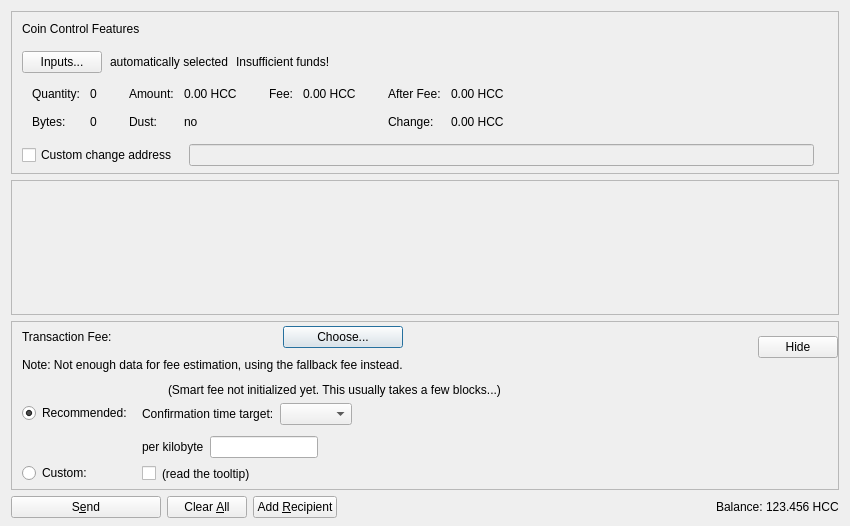
<?xml version="1.0" encoding="UTF-8"?>
<ui version="4.0">
 <class>SendCoinsDialog</class>
 <widget class="QDialog" name="SendCoinsDialog">
  <property name="geometry">
   <rect>
    <x>0</x>
    <y>0</y>
    <width>850</width>
    <height>526</height>
   </rect>
  </property>
  <property name="windowTitle">
   <string>Send Coins</string>
  </property>
  <layout class="QVBoxLayout" name="verticalLayout" stretch="0,1,0,0">
   <property name="bottomMargin">
    <number>8</number>
   </property>
   <item>
    <widget class="QFrame" name="frameCoinControl">
     <property name="sizePolicy">
      <sizepolicy hsizetype="Expanding" vsizetype="Expanding">
       <horstretch>0</horstretch>
       <verstretch>0</verstretch>
      </sizepolicy>
     </property>
     <property name="maximumSize">
      <size>
       <width>16777215</width>
       <height>16777215</height>
      </size>
     </property>
     <property name="frameShape">
      <enum>QFrame::StyledPanel</enum>
     </property>
     <property name="frameShadow">
      <enum>QFrame::Sunken</enum>
     </property>
     <layout class="QVBoxLayout" name="verticalLayoutCoinControl2">
      <property name="spacing">
       <number>0</number>
      </property>
      <property name="leftMargin">
       <number>0</number>
      </property>
      <property name="topMargin">
       <number>0</number>
      </property>
      <property name="rightMargin">
       <number>0</number>
      </property>
      <property name="bottomMargin">
       <number>6</number>
      </property>
      <item>
       <layout class="QVBoxLayout" name="verticalLayoutCoinControl" stretch="0,0,0,0,1">
        <property name="spacing">
         <number>0</number>
        </property>
        <property name="leftMargin">
         <number>10</number>
        </property>
        <property name="topMargin">
         <number>10</number>
        </property>
        <item>
         <layout class="QHBoxLayout" name="horizontalLayoutCoinControl1">
          <property name="bottomMargin">
           <number>15</number>
          </property>
          <item>
           <widget class="QLabel" name="labelCoinControlFeatures">
            <property name="sizePolicy">
             <sizepolicy hsizetype="Preferred" vsizetype="Maximum">
              <horstretch>0</horstretch>
              <verstretch>0</verstretch>
             </sizepolicy>
            </property>
            <property name="text">
             <string>Coin Control Features</string>
            </property>
           </widget>
          </item>
         </layout>
        </item>
        <item>
         <layout class="QHBoxLayout" name="horizontalLayoutCoinControl2" stretch="0,0,0,0">
          <property name="spacing">
           <number>8</number>
          </property>
          <property name="bottomMargin">
           <number>10</number>
          </property>
          <item>
           <widget class="QPushButton" name="pushButtonCoinControl">
            <property name="styleSheet">
             <string notr="true"/>
            </property>
            <property name="text">
             <string>Inputs...</string>
            </property>
            <property name="autoDefault">
             <bool>false</bool>
            </property>
           </widget>
          </item>
          <item>
           <widget class="QLabel" name="labelCoinControlAutomaticallySelected">
            <property name="text">
             <string>automatically selected</string>
            </property>
            <property name="margin">
             <number>5</number>
            </property>
           </widget>
          </item>
          <item>
           <widget class="QLabel" name="labelCoinControlInsuffFunds">
            <property name="text">
             <string>Insufficient funds!</string>
            </property>
            <property name="margin">
             <number>5</number>
            </property>
           </widget>
          </item>
          <item>
           <spacer name="horizontalSpacerCoinControl">
            <property name="orientation">
             <enum>Qt::Horizontal</enum>
            </property>
            <property name="sizeHint" stdset="0">
             <size>
              <width>40</width>
              <height>1</height>
             </size>
            </property>
           </spacer>
          </item>
         </layout>
        </item>
        <item>
         <widget class="QWidget" name="widgetCoinControl" native="true">
          <property name="sizePolicy">
           <sizepolicy hsizetype="Preferred" vsizetype="Preferred">
            <horstretch>0</horstretch>
            <verstretch>0</verstretch>
           </sizepolicy>
          </property>
          <property name="minimumSize">
           <size>
            <width>0</width>
            <height>0</height>
           </size>
          </property>
          <property name="styleSheet">
           <string notr="true"/>
          </property>
          <layout class="QHBoxLayout" name="horizontalLayoutCoinControl5">
           <property name="leftMargin">
            <number>0</number>
           </property>
           <property name="topMargin">
            <number>0</number>
           </property>
           <property name="rightMargin">
            <number>0</number>
           </property>
           <property name="bottomMargin">
            <number>0</number>
           </property>
           <item>
            <layout class="QHBoxLayout" name="horizontalLayoutCoinControl3" stretch="0,0,0,1">
             <property name="spacing">
              <number>20</number>
             </property>
             <property name="topMargin">
              <number>0</number>
             </property>
             <property name="bottomMargin">
              <number>10</number>
             </property>
             <item>
              <layout class="QFormLayout" name="formLayoutCoinControl1">
               <property name="horizontalSpacing">
                <number>10</number>
               </property>
               <property name="verticalSpacing">
                <number>14</number>
               </property>
               <property name="leftMargin">
                <number>10</number>
               </property>
               <property name="topMargin">
                <number>4</number>
               </property>
               <property name="rightMargin">
                <number>6</number>
               </property>
               <item row="0" column="0">
                <widget class="QLabel" name="labelCoinControlQuantityText">
                 <property name="text">
                  <string>Quantity:</string>
                 </property>
                 <property name="margin">
                  <number>0</number>
                 </property>
                </widget>
               </item>
               <item row="0" column="1">
                <widget class="QLabel" name="labelCoinControlQuantity">
                 <property name="cursor">
                  <cursorShape>IBeamCursor</cursorShape>
                 </property>
                 <property name="contextMenuPolicy">
                  <enum>Qt::ActionsContextMenu</enum>
                 </property>
                 <property name="text">
                  <string notr="true">0</string>
                 </property>
                 <property name="margin">
                  <number>0</number>
                 </property>
                 <property name="textInteractionFlags">
                  <set>Qt::LinksAccessibleByMouse|Qt::TextSelectableByKeyboard|Qt::TextSelectableByMouse</set>
                 </property>
                </widget>
               </item>
               <item row="1" column="0">
                <widget class="QLabel" name="labelCoinControlBytesText">
                 <property name="text">
                  <string>Bytes:</string>
                 </property>
                </widget>
               </item>
               <item row="1" column="1">
                <widget class="QLabel" name="labelCoinControlBytes">
                 <property name="cursor">
                  <cursorShape>IBeamCursor</cursorShape>
                 </property>
                 <property name="contextMenuPolicy">
                  <enum>Qt::ActionsContextMenu</enum>
                 </property>
                 <property name="text">
                  <string notr="true">0</string>
                 </property>
                 <property name="textInteractionFlags">
                  <set>Qt::LinksAccessibleByMouse|Qt::TextSelectableByKeyboard|Qt::TextSelectableByMouse</set>
                 </property>
                </widget>
               </item>
              </layout>
             </item>
             <item>
              <layout class="QFormLayout" name="formLayoutCoinControl2">
               <property name="horizontalSpacing">
                <number>10</number>
               </property>
               <property name="verticalSpacing">
                <number>14</number>
               </property>
               <property name="leftMargin">
                <number>6</number>
               </property>
               <property name="topMargin">
                <number>4</number>
               </property>
               <property name="rightMargin">
                <number>6</number>
               </property>
               <item row="0" column="0">
                <widget class="QLabel" name="labelCoinControlAmountText">
                 <property name="text">
                  <string>Amount:</string>
                 </property>
                 <property name="margin">
                  <number>0</number>
                 </property>
                </widget>
               </item>
               <item row="0" column="1">
                <widget class="QLabel" name="labelCoinControlAmount">
                 <property name="cursor">
                  <cursorShape>IBeamCursor</cursorShape>
                 </property>
                 <property name="contextMenuPolicy">
                  <enum>Qt::ActionsContextMenu</enum>
                 </property>
                 <property name="text">
                  <string notr="true">0.00 HCC</string>
                 </property>
                 <property name="textInteractionFlags">
                  <set>Qt::LinksAccessibleByMouse|Qt::TextSelectableByKeyboard|Qt::TextSelectableByMouse</set>
                 </property>
                </widget>
               </item>
               <item row="1" column="0">
                <widget class="QLabel" name="labelCoinControlLowOutputText">
                 <property name="text">
                  <string>Dust:</string>
                 </property>
                </widget>
               </item>
               <item row="1" column="1">
                <widget class="QLabel" name="labelCoinControlLowOutput">
                 <property name="cursor">
                  <cursorShape>IBeamCursor</cursorShape>
                 </property>
                 <property name="contextMenuPolicy">
                  <enum>Qt::ActionsContextMenu</enum>
                 </property>
                 <property name="text">
                  <string notr="true">no</string>
                 </property>
                 <property name="textInteractionFlags">
                  <set>Qt::LinksAccessibleByMouse|Qt::TextSelectableByKeyboard|Qt::TextSelectableByMouse</set>
                 </property>
                </widget>
               </item>
              </layout>
             </item>
             <item>
              <layout class="QFormLayout" name="formLayoutCoinControl3">
               <property name="horizontalSpacing">
                <number>10</number>
               </property>
               <property name="verticalSpacing">
                <number>14</number>
               </property>
               <property name="leftMargin">
                <number>6</number>
               </property>
               <property name="topMargin">
                <number>4</number>
               </property>
               <property name="rightMargin">
                <number>6</number>
               </property>
               <item row="0" column="0">
                <widget class="QLabel" name="labelCoinControlFeeText">
                 <property name="text">
                  <string>Fee:</string>
                 </property>
                 <property name="margin">
                  <number>0</number>
                 </property>
                </widget>
               </item>
               <item row="0" column="1">
                <widget class="QLabel" name="labelCoinControlFee">
                 <property name="cursor">
                  <cursorShape>IBeamCursor</cursorShape>
                 </property>
                 <property name="contextMenuPolicy">
                  <enum>Qt::ActionsContextMenu</enum>
                 </property>
                 <property name="text">
                  <string notr="true">0.00 HCC</string>
                 </property>
                 <property name="textInteractionFlags">
                  <set>Qt::LinksAccessibleByMouse|Qt::TextSelectableByKeyboard|Qt::TextSelectableByMouse</set>
                 </property>
                </widget>
               </item>
              </layout>
             </item>
             <item>
              <layout class="QFormLayout" name="formLayoutCoinControl4">
               <property name="horizontalSpacing">
                <number>10</number>
               </property>
               <property name="verticalSpacing">
                <number>14</number>
               </property>
               <property name="leftMargin">
                <number>6</number>
               </property>
               <property name="topMargin">
                <number>4</number>
               </property>
               <property name="rightMargin">
                <number>6</number>
               </property>
               <item row="0" column="0">
                <widget class="QLabel" name="labelCoinControlAfterFeeText">
                 <property name="text">
                  <string>After Fee:</string>
                 </property>
                 <property name="margin">
                  <number>0</number>
                 </property>
                </widget>
               </item>
               <item row="0" column="1">
                <widget class="QLabel" name="labelCoinControlAfterFee">
                 <property name="cursor">
                  <cursorShape>IBeamCursor</cursorShape>
                 </property>
                 <property name="contextMenuPolicy">
                  <enum>Qt::ActionsContextMenu</enum>
                 </property>
                 <property name="text">
                  <string notr="true">0.00 HCC</string>
                 </property>
                 <property name="textInteractionFlags">
                  <set>Qt::LinksAccessibleByMouse|Qt::TextSelectableByKeyboard|Qt::TextSelectableByMouse</set>
                 </property>
                </widget>
               </item>
               <item row="1" column="0">
                <widget class="QLabel" name="labelCoinControlChangeText">
                 <property name="text">
                  <string>Change:</string>
                 </property>
                </widget>
               </item>
               <item row="1" column="1">
                <widget class="QLabel" name="labelCoinControlChange">
                 <property name="cursor">
                  <cursorShape>IBeamCursor</cursorShape>
                 </property>
                 <property name="contextMenuPolicy">
                  <enum>Qt::ActionsContextMenu</enum>
                 </property>
                 <property name="text">
                  <string notr="true">0.00 HCC</string>
                 </property>
                 <property name="textInteractionFlags">
                  <set>Qt::LinksAccessibleByMouse|Qt::TextSelectableByKeyboard|Qt::TextSelectableByMouse</set>
                 </property>
                </widget>
               </item>
              </layout>
             </item>
            </layout>
           </item>
          </layout>
         </widget>
        </item>
        <item>
         <layout class="QHBoxLayout" name="horizontalLayoutCoinControl4" stretch="0,0,0">
          <property name="spacing">
           <number>12</number>
          </property>
          <property name="sizeConstraint">
           <enum>QLayout::SetDefaultConstraint</enum>
          </property>
          <property name="topMargin">
           <number>5</number>
          </property>
          <property name="rightMargin">
           <number>5</number>
          </property>
          <item>
           <widget class="QCheckBox" name="checkBoxCoinControlChange">
            <property name="toolTip">
             <string>If this is activated, but the change address is empty or invalid, change will be sent to a newly generated address.</string>
            </property>
            <property name="text">
             <string>Custom change address</string>
            </property>
           </widget>
          </item>
          <item>
           <widget class="QValidatedLineEdit" name="lineEditCoinControlChange">
            <property name="enabled">
             <bool>false</bool>
            </property>
            <property name="sizePolicy">
             <sizepolicy hsizetype="Expanding" vsizetype="Fixed">
              <horstretch>0</horstretch>
              <verstretch>0</verstretch>
             </sizepolicy>
            </property>
           </widget>
          </item>
          <item>
           <widget class="QLabel" name="labelCoinControlChangeLabel">
            <property name="sizePolicy">
             <sizepolicy hsizetype="Preferred" vsizetype="Expanding">
              <horstretch>0</horstretch>
              <verstretch>0</verstretch>
             </sizepolicy>
            </property>
            <property name="minimumSize">
             <size>
              <width>0</width>
              <height>0</height>
             </size>
            </property>
            <property name="text">
             <string/>
            </property>
            <property name="margin">
             <number>3</number>
            </property>
           </widget>
          </item>
         </layout>
        </item>
        <item>
         <spacer name="verticalSpacerCoinControl">
          <property name="orientation">
           <enum>Qt::Vertical</enum>
          </property>
          <property name="sizeHint" stdset="0">
           <size>
            <width>800</width>
            <height>1</height>
           </size>
          </property>
         </spacer>
        </item>
       </layout>
      </item>
     </layout>
    </widget>
   </item>
   <item>
    <widget class="QScrollArea" name="scrollArea">
     <property name="widgetResizable">
      <bool>true</bool>
     </property>
     <widget class="QWidget" name="scrollAreaWidgetContents">
      <property name="geometry">
       <rect>
        <x>0</x>
        <y>0</y>
        <width>830</width>
        <height>104</height>
       </rect>
      </property>
      <layout class="QVBoxLayout" name="verticalLayout_2" stretch="0,1">
       <property name="leftMargin">
        <number>0</number>
       </property>
       <property name="topMargin">
        <number>0</number>
       </property>
       <property name="rightMargin">
        <number>0</number>
       </property>
       <property name="bottomMargin">
        <number>0</number>
       </property>
       <item>
        <layout class="QVBoxLayout" name="entries">
         <property name="spacing">
          <number>6</number>
         </property>
        </layout>
       </item>
       <item>
        <spacer name="verticalSpacer">
         <property name="orientation">
          <enum>Qt::Vertical</enum>
         </property>
         <property name="sizeHint" stdset="0">
          <size>
           <width>20</width>
           <height>40</height>
          </size>
         </property>
        </spacer>
       </item>
      </layout>
     </widget>
    </widget>
   </item>
   <item>
    <widget class="QFrame" name="frameFee">
     <property name="sizePolicy">
      <sizepolicy hsizetype="Expanding" vsizetype="Expanding">
       <horstretch>0</horstretch>
       <verstretch>0</verstretch>
      </sizepolicy>
     </property>
     <property name="maximumSize">
      <size>
       <width>16777215</width>
       <height>16777215</height>
      </size>
     </property>
     <property name="frameShape">
      <enum>QFrame::StyledPanel</enum>
     </property>
     <property name="frameShadow">
      <enum>QFrame::Sunken</enum>
     </property>
     <layout class="QVBoxLayout" name="verticalLayoutFee1">
      <property name="spacing">
       <number>0</number>
      </property>
      <property name="leftMargin">
       <number>0</number>
      </property>
      <property name="topMargin">
       <number>0</number>
      </property>
      <property name="rightMargin">
       <number>0</number>
      </property>
      <property name="bottomMargin">
       <number>0</number>
      </property>
      <item>
       <layout class="QVBoxLayout" name="verticalLayoutFee2" stretch="0,0,0">
        <property name="spacing">
         <number>0</number>
        </property>
        <property name="leftMargin">
         <number>10</number>
        </property>
        <property name="topMargin">
         <number>0</number>
        </property>
        <item>
         <layout class="QHBoxLayout" name="horizontalLayoutFee1">
          <property name="bottomMargin">
           <number>0</number>
          </property>
          <item>
           <layout class="QVBoxLayout" name="verticalLayoutFee7">
            <property name="spacing">
             <number>0</number>
            </property>
            <item>
             <spacer name="verticalSpacerSmartFee">
              <property name="orientation">
               <enum>Qt::Vertical</enum>
              </property>
              <property name="sizeType">
               <enum>QSizePolicy::Fixed</enum>
              </property>
              <property name="sizeHint" stdset="0">
               <size>
                <width>1</width>
                <height>4</height>
               </size>
              </property>
             </spacer>
            </item>
            <item>
             <layout class="QHBoxLayout" name="horizontalLayoutSmartFee">
              <property name="spacing">
               <number>10</number>
              </property>
              <item>
               <widget class="QLabel" name="labelFeeHeadline">
                <property name="sizePolicy">
                 <sizepolicy hsizetype="Preferred" vsizetype="Maximum">
                  <horstretch>0</horstretch>
                  <verstretch>0</verstretch>
                 </sizepolicy>
                </property>
                <property name="text">
                 <string>Transaction Fee:</string>
                </property>
               </widget>
              </item>
              <item>
               <widget class="QLabel" name="labelFeeMinimized">
                <property name="text">
                 <string/>
                </property>
               </widget>
              </item>
              <item>
               <widget class="QPushButton" name="buttonChooseFee">
                <property name="text">
                 <string>Choose...</string>
                </property>
               </widget>
              </item>
             </layout>
            </item>
            <item>
             <spacer name="verticalSpacer_7">
              <property name="orientation">
               <enum>Qt::Vertical</enum>
              </property>
              <property name="sizeHint" stdset="0">
               <size>
                <width>1</width>
                <height>10</height>
               </size>
              </property>
             </spacer>
            </item>
            <item>
             <widget class="QLabel" name="fallbackFeeWarningLabel">
              <property name="toolTip">
               <string>Using the fallbackfee can result in sending a transaction that will take several hours or days (or never) to confirm. Consider choosing your fee manually or wait until you have validated the complete chain.</string>
              </property>
              <property name="text">
               <string>Note: Not enough data for fee estimation, using the fallback fee instead.</string>
              </property>
              <property name="wordWrap">
               <bool>false</bool>
              </property>
             </widget>
            </item>
            <item>
             <spacer name="verticalSpacer_5">
              <property name="orientation">
               <enum>Qt::Vertical</enum>
              </property>
              <property name="sizeHint" stdset="0">
               <size>
                <width>1</width>
                <height>1</height>
               </size>
              </property>
             </spacer>
            </item>
           </layout>
          </item>
          <item>
           <spacer name="horizontalSpacer_4">
            <property name="orientation">
             <enum>Qt::Horizontal</enum>
            </property>
            <property name="sizeHint" stdset="0">
             <size>
              <width>1</width>
              <height>1</height>
             </size>
            </property>
           </spacer>
          </item>
          <item>
           <widget class="QPushButton" name="buttonMinimizeFee">
            <property name="toolTip">
             <string>collapse fee-settings</string>
            </property>
            <property name="text">
             <string>Hide</string>
            </property>
           </widget>
          </item>
         </layout>
        </item>
        <item>
         <widget class="QFrame" name="frameFeeSelection">
          <layout class="QVBoxLayout" name="verticalLayoutFee12">
           <property name="spacing">
            <number>0</number>
           </property>
           <property name="leftMargin">
            <number>0</number>
           </property>
           <property name="topMargin">
            <number>0</number>
           </property>
           <property name="rightMargin">
            <number>0</number>
           </property>
           <property name="bottomMargin">
            <number>0</number>
           </property>
           <item>
            <layout class="QGridLayout" name="gridLayoutFee">
             <property name="topMargin">
              <number>10</number>
             </property>
             <property name="bottomMargin">
              <number>4</number>
             </property>
             <property name="horizontalSpacing">
              <number>10</number>
             </property>
             <property name="verticalSpacing">
              <number>4</number>
             </property>
             <item row="1" column="1">
              <layout class="QVBoxLayout" name="verticalLayoutFee8">
               <property name="spacing">
                <number>6</number>
               </property>
               <property name="topMargin">
                <number>3</number>
               </property>
               <item>
                <layout class="QHBoxLayout" name="horizontalLayoutFee13" stretch="0,0,1">
                 <item>
                  <widget class="QLabel" name="labelCustomPerKilobyte">
                   <property name="toolTip">
                    <string>If the custom fee is set to 1000 duffs and the transaction is only 250 bytes, then &quot;per kilobyte&quot; only pays 250 duffs in fee,&lt;br /&gt;while &quot;at least&quot; pays 1000 duffs. For transactions bigger than a kilobyte both pay by kilobyte.</string>
                   </property>
                   <property name="text">
                    <string>per kilobyte</string>
                   </property>
                  </widget>
                 </item>
                 <item>
                  <widget class="BitcoinAmountField" name="customFee"/>
                 </item>
                 <item>
                  <spacer name="horizontalSpacer_6">
                   <property name="orientation">
                    <enum>Qt::Horizontal</enum>
                   </property>
                   <property name="sizeHint" stdset="0">
                    <size>
                     <width>1</width>
                     <height>1</height>
                    </size>
                   </property>
                  </spacer>
                 </item>
                </layout>
               </item>
               <item>
                <layout class="QHBoxLayout" name="horizontalLayoutFee8">
                 <item>
                  <widget class="QCheckBox" name="checkBoxMinimumFee">
                   <property name="toolTip">
                    <string>Paying only the minimum fee is just fine as long as there is less transaction volume than space in the blocks.&lt;br /&gt;But be aware that this can end up in a never confirming transaction once there is more demand for HCC transactions than the network can process.</string>
                   </property>
                   <property name="text">
                    <string/>
                   </property>
                  </widget>
                 </item>
                 <item>
                  <widget class="QLabel" name="labelMinFeeWarning">
                   <property name="enabled">
                    <bool>true</bool>
                   </property>
                   <property name="toolTip">
                    <string>Paying only the minimum fee is just fine as long as there is less transaction volume than space in the blocks.&lt;br /&gt;But be aware that this can end up in a never confirming transaction once there is more demand for HCC transactions than the network can process.</string>
                   </property>
                   <property name="text">
                    <string>(read the tooltip)</string>
                   </property>
                   <property name="margin">
                    <number>5</number>
                   </property>
                  </widget>
                 </item>
                 <item>
                  <spacer name="horizontalSpacer_2">
                   <property name="orientation">
                    <enum>Qt::Horizontal</enum>
                   </property>
                   <property name="sizeHint" stdset="0">
                    <size>
                     <width>1</width>
                     <height>1</height>
                    </size>
                   </property>
                  </spacer>
                 </item>
                </layout>
               </item>
              </layout>
             </item>
             <item row="0" column="0">
              <layout class="QVBoxLayout" name="verticalLayoutFee4" stretch="0,1">
               <property name="topMargin">
                <number>20</number>
               </property>
               <property name="bottomMargin">
                <number>3</number>
               </property>
               <item>
                <widget class="QRadioButton" name="radioSmartFee">
                 <property name="text">
                  <string>Recommended:</string>
                 </property>
                 <property name="checked">
                  <bool>true</bool>
                 </property>
                 <attribute name="buttonGroup">
                  <string notr="true">groupFee</string>
                 </attribute>
                </widget>
               </item>
               <item>
                <spacer name="verticalSpacer_2">
                 <property name="orientation">
                  <enum>Qt::Vertical</enum>
                 </property>
                 <property name="sizeHint" stdset="0">
                  <size>
                   <width>1</width>
                   <height>1</height>
                  </size>
                 </property>
                </spacer>
               </item>
              </layout>
             </item>
             <item row="1" column="0">
              <layout class="QVBoxLayout" name="verticalLayoutFee9" stretch="0,1">
               <property name="topMargin">
                <number>30</number>
               </property>
               <item>
                <widget class="QRadioButton" name="radioCustomFee">
                 <property name="text">
                  <string>Custom:</string>
                 </property>
                 <attribute name="buttonGroup">
                  <string notr="true">groupFee</string>
                 </attribute>
                </widget>
               </item>
               <item>
                <spacer name="verticalSpacer_6">
                 <property name="orientation">
                  <enum>Qt::Vertical</enum>
                 </property>
                 <property name="sizeHint" stdset="0">
                  <size>
                   <width>1</width>
                   <height>1</height>
                  </size>
                 </property>
                </spacer>
               </item>
              </layout>
             </item>
             <item row="0" column="1">
              <layout class="QVBoxLayout" name="verticalLayoutFee3" stretch="0,0,1">
               <property name="spacing">
                <number>6</number>
               </property>
               <property name="topMargin">
                <number>0</number>
               </property>
               <property name="bottomMargin">
                <number>3</number>
               </property>
               <item>
                <layout class="QHBoxLayout" name="horizontalLayoutFee12">
                 <item>
                  <widget class="QLabel" name="labelSmartFee">
                   <property name="text">
                    <string/>
                   </property>
                   <property name="margin">
                    <number>2</number>
                   </property>
                  </widget>
                 </item>
                 <item>
                  <widget class="QLabel" name="labelFeeEstimation">
                   <property name="text">
                    <string/>
                   </property>
                  </widget>
                 </item>
                 <item>
                  <widget class="QLabel" name="labelSmartFee2">
                   <property name="text">
                    <string>(Smart fee not initialized yet. This usually takes a few blocks...)</string>
                   </property>
                   <property name="margin">
                    <number>2</number>
                   </property>
                  </widget>
                 </item>
                 <item>
                  <spacer name="horizontalSpacer_5">
                   <property name="orientation">
                    <enum>Qt::Horizontal</enum>
                   </property>
                   <property name="sizeHint" stdset="0">
                    <size>
                     <width>1</width>
                     <height>1</height>
                    </size>
                   </property>
                  </spacer>
                 </item>
                </layout>
               </item>
               <item>
                <layout class="QHBoxLayout" name="horizontalLayoutFee9">
                 <item>
                  <layout class="QVBoxLayout" name="verticalLayoutFee6">
                   <item>
                    <widget class="QLabel" name="labelSmartFee3">
                     <property name="text">
                      <string>Confirmation time target:</string>
                     </property>
                     <property name="margin">
                      <number>2</number>
                     </property>
                    </widget>
                   </item>
                  </layout>
                 </item>
                 <item>
                  <layout class="QVBoxLayout" name="verticalLayoutFee5">
                   <property name="rightMargin">
                    <number>30</number>
                   </property>
                   <item>
                    <layout class="QHBoxLayout" name="horizontalLayoutConfTarget">
                     <property name="bottomMargin">
                      <number>0</number>
                     </property>
                     <item>
                      <widget class="QComboBox" name="confTargetSelector"/>
                     </item>
                     <item>
                      <spacer name="horizontalSpacerConfTarget">
                       <property name="orientation">
                        <enum>Qt::Horizontal</enum>
                       </property>
                       <property name="sizeHint" stdset="0">
                        <size>
                         <width>40</width>
                         <height>20</height>
                        </size>
                       </property>
                      </spacer>
                     </item>
                    </layout>
                   </item>
                  </layout>
                 </item>
                </layout>
               </item>
               <item>
                <spacer name="verticalSpacer_4">
                 <property name="orientation">
                  <enum>Qt::Vertical</enum>
                 </property>
                 <property name="sizeHint" stdset="0">
                  <size>
                   <width>1</width>
                   <height>1</height>
                  </size>
                 </property>
                </spacer>
               </item>
              </layout>
             </item>
            </layout>
           </item>
          </layout>
         </widget>
        </item>
        <item>
         <spacer name="verticalSpacerFee">
          <property name="orientation">
           <enum>Qt::Vertical</enum>
          </property>
          <property name="sizeHint" stdset="0">
           <size>
            <width>800</width>
            <height>1</height>
           </size>
          </property>
         </spacer>
        </item>
       </layout>
      </item>
     </layout>
    </widget>
   </item>
   <item>
    <layout class="QHBoxLayout" name="horizontalLayout">
     <item>
      <widget class="QPushButton" name="sendButton">
       <property name="minimumSize">
        <size>
         <width>150</width>
         <height>0</height>
        </size>
       </property>
       <property name="toolTip">
        <string>Confirm the send action</string>
       </property>
       <property name="text">
        <string>S&amp;end</string>
       </property>
       <property name="autoDefault">
        <bool>false</bool>
       </property>
       <property name="default">
        <bool>false</bool>
       </property>
      </widget>
     </item>
     <item>
      <widget class="QPushButton" name="clearButton">
       <property name="sizePolicy">
        <sizepolicy hsizetype="Minimum" vsizetype="Fixed">
         <horstretch>0</horstretch>
         <verstretch>0</verstretch>
        </sizepolicy>
       </property>
       <property name="toolTip">
        <string>Clear all fields of the form.</string>
       </property>
       <property name="text">
        <string>Clear &amp;All</string>
       </property>
       <property name="autoDefault">
        <bool>false</bool>
       </property>
      </widget>
     </item>
     <item>
      <widget class="QPushButton" name="addButton">
       <property name="toolTip">
        <string>Send to multiple recipients at once</string>
       </property>
       <property name="text">
        <string>Add &amp;Recipient</string>
       </property>
       <property name="autoDefault">
        <bool>false</bool>
       </property>
      </widget>
     </item>
     <item>
      <spacer name="horizontalSpacer">
       <property name="orientation">
        <enum>Qt::Horizontal</enum>
       </property>
       <property name="sizeHint" stdset="0">
        <size>
         <width>40</width>
         <height>20</height>
        </size>
       </property>
      </spacer>
     </item>
     <item>
      <layout class="QHBoxLayout" name="horizontalLayout_2">
       <property name="spacing">
        <number>3</number>
       </property>
       <item>
        <widget class="QLabel" name="labelBalanceText">
         <property name="text">
          <string>Balance:</string>
         </property>
        </widget>
       </item>
       <item>
        <widget class="QLabel" name="labelBalance">
         <property name="sizePolicy">
          <sizepolicy hsizetype="Preferred" vsizetype="Preferred">
           <horstretch>0</horstretch>
           <verstretch>0</verstretch>
          </sizepolicy>
         </property>
         <property name="cursor">
          <cursorShape>IBeamCursor</cursorShape>
         </property>
         <property name="text">
          <string notr="true">123.456 HCC</string>
         </property>
         <property name="textInteractionFlags">
          <set>Qt::LinksAccessibleByMouse|Qt::TextSelectableByKeyboard|Qt::TextSelectableByMouse</set>
         </property>
        </widget>
       </item>
      </layout>
     </item>
    </layout>
   </item>
  </layout>
 </widget>
 <customwidgets>
  <customwidget>
   <class>QValidatedLineEdit</class>
   <extends>QLineEdit</extends>
   <header>qt/qvalidatedlineedit.h</header>
  </customwidget>
  <customwidget>
   <class>BitcoinAmountField</class>
   <extends>QLineEdit</extends>
   <header>qt/bitcoinamountfield.h</header>
   <container>1</container>
  </customwidget>
 </customwidgets>
 <resources>
  <include location="../hcc.qrc"/>
 </resources>
 <connections/>
 <buttongroups>
  <buttongroup name="groupFee"/>
 </buttongroups>
</ui>
